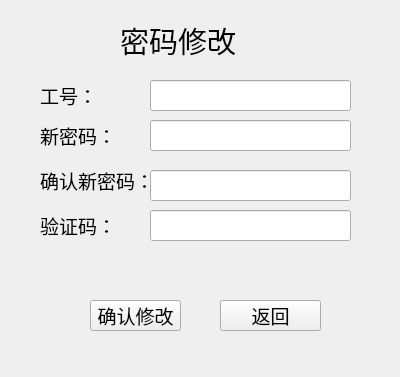
<?xml version="1.0" encoding="UTF-8"?>
<ui version="4.0">
 <class>Form</class>
 <widget class="QWidget" name="Form">
  <property name="geometry">
   <rect>
    <x>0</x>
    <y>0</y>
    <width>400</width>
    <height>377</height>
   </rect>
  </property>
  <property name="windowTitle">
   <string>Form</string>
  </property>
  <widget class="QPushButton" name="Confirm_password_change">
   <property name="geometry">
    <rect>
     <x>90</x>
     <y>300</y>
     <width>91</width>
     <height>31</height>
    </rect>
   </property>
   <property name="font">
    <font>
     <pointsize>14</pointsize>
    </font>
   </property>
   <property name="text">
    <string>确认修改</string>
   </property>
  </widget>
  <widget class="QPushButton" name="Return_to_the_login_page">
   <property name="geometry">
    <rect>
     <x>220</x>
     <y>300</y>
     <width>101</width>
     <height>31</height>
    </rect>
   </property>
   <property name="font">
    <font>
     <pointsize>14</pointsize>
    </font>
   </property>
   <property name="text">
    <string>返回</string>
   </property>
  </widget>
  <widget class="QLineEdit" name="EmployeeID">
   <property name="geometry">
    <rect>
     <x>150</x>
     <y>80</y>
     <width>201</width>
     <height>31</height>
    </rect>
   </property>
  </widget>
  <widget class="QLineEdit" name="New_password">
   <property name="geometry">
    <rect>
     <x>150</x>
     <y>120</y>
     <width>201</width>
     <height>31</height>
    </rect>
   </property>
  </widget>
  <widget class="QLabel" name="label_3_2">
   <property name="geometry">
    <rect>
     <x>40</x>
     <y>120</y>
     <width>71</width>
     <height>31</height>
    </rect>
   </property>
   <property name="font">
    <font>
     <pointsize>14</pointsize>
    </font>
   </property>
   <property name="text">
    <string>新密码：</string>
   </property>
  </widget>
  <widget class="QLabel" name="label_3_3">
   <property name="geometry">
    <rect>
     <x>40</x>
     <y>160</y>
     <width>111</width>
     <height>41</height>
    </rect>
   </property>
   <property name="font">
    <font>
     <pointsize>14</pointsize>
    </font>
   </property>
   <property name="text">
    <string>确认新密码：</string>
   </property>
  </widget>
  <widget class="QLineEdit" name="Confirm_new_password">
   <property name="geometry">
    <rect>
     <x>150</x>
     <y>170</y>
     <width>201</width>
     <height>31</height>
    </rect>
   </property>
  </widget>
  <widget class="QLabel" name="label_3_1">
   <property name="geometry">
    <rect>
     <x>40</x>
     <y>80</y>
     <width>61</width>
     <height>31</height>
    </rect>
   </property>
   <property name="font">
    <font>
     <pointsize>14</pointsize>
    </font>
   </property>
   <property name="text">
    <string>工号：</string>
   </property>
   <property name="textFormat">
    <enum>Qt::TextFormat::RichText</enum>
   </property>
   <property name="margin">
    <number>0</number>
   </property>
   <property name="indent">
    <number>0</number>
   </property>
  </widget>
  <widget class="QLabel" name="label_3_4">
   <property name="geometry">
    <rect>
     <x>40</x>
     <y>210</y>
     <width>81</width>
     <height>31</height>
    </rect>
   </property>
   <property name="font">
    <font>
     <pointsize>14</pointsize>
    </font>
   </property>
   <property name="text">
    <string>验证码：</string>
   </property>
  </widget>
  <widget class="QLineEdit" name="Verification_code">
   <property name="geometry">
    <rect>
     <x>150</x>
     <y>210</y>
     <width>201</width>
     <height>31</height>
    </rect>
   </property>
  </widget>
  <widget class="QLabel" name="label">
   <property name="geometry">
    <rect>
     <x>120</x>
     <y>20</y>
     <width>121</width>
     <height>41</height>
    </rect>
   </property>
   <property name="font">
    <font>
     <pointsize>22</pointsize>
    </font>
   </property>
   <property name="text">
    <string>密码修改</string>
   </property>
  </widget>
 </widget>
 <resources/>
 <connections/>
</ui>
